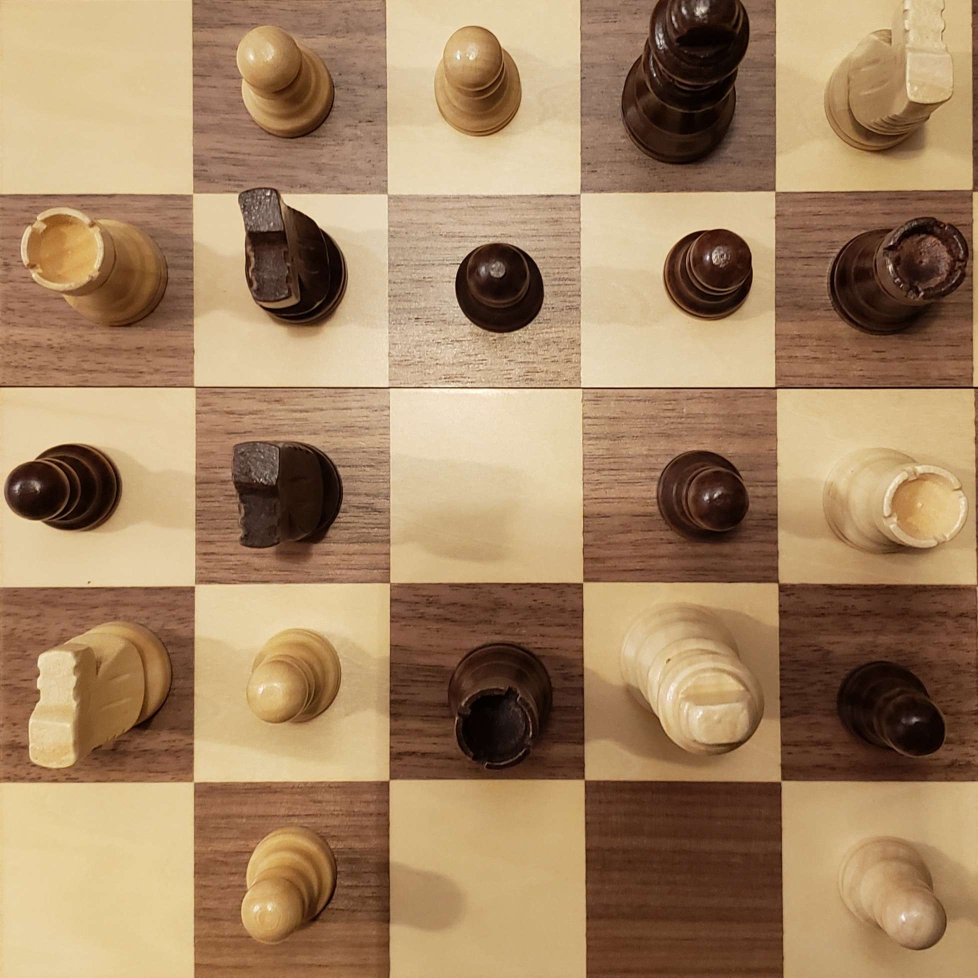
#> input picture final_comp_vis/guess1.jpg, 1955 x 1955 px (shown at 1/2 size)
$ python main.py
#> lines starting #> are read from the running program, lines starting #| are printed output that depends on the picture
### final_comp_vis/fast_feature_squares.py
import numpy as np
import matplotlib.pyplot as plt
import skimage
from skimage import io, filters, color
from tqdm import tqdm
import matplotlib.animation as animation
import os
from scipy import ndimage
import imageio

from scipy.ndimage import gaussian_filter


##################################
### FAST FEATURE HELPER FUNCTIONS
##################################


def extract_pixel_neighborhood(img, point_cords):

    y, x = point_cords

    radius_cords = [(y,x-3),(y+1,x-3), (y+2, x-2), (y+3, x-1), (y+3, x), (y+3, x+1), (y+2, x+2), (y+1, x+3), (y, x+3), (y-1, x+3), (y-2, x+2), (y-3, x+1), (y-3, x), (y-3, x-1), (y-2, x-2), (y-1, x-3)]
    values = [img[y,x] for y, x in radius_cords]

    return values


def is_feature(values, point_value, threshold, n_star):

    contig_arr = np.zeros((16,))

    contig_arr[values > (point_value + threshold)] = 1
    contig_arr[values < (point_value - threshold)] = -1

    # Repeating array allows for simple detection of looped sequences
    np.repeat(contig_arr, 2)

    longest_seq = 1
    for i in range(1, len(contig_arr)):

        if contig_arr[i-1] == contig_arr[i] and not contig_arr[i] == 0:
            longest_seq += 1
        else:
            longest_seq = 1

    return longest_seq >= n_star


def fast_feature_points(img, threshold, n_star = 9):

    fast_features = []

    height, width = img.shape

    for x in range(3,width-3):
        for y in range(3,height-3):
            point_val = img[y,x]

            neighborhood_vals = extract_pixel_neighborhood(img, (y,x))

            if is_feature(neighborhood_vals, point_val, threshold, n_star):
                fast_features.append((y,x))

    return np.array(fast_features)

##################################
### IMAGE HELPER FUNCTIONS
##################################

def resize_image(image_path, target_height, target_width):
    # Read the image
#> called with image_path = 'guess1.jpg', target_height = 640, target_width = 640
    image = imageio.imread(image_path)
#> image is the input picture: shape (1955, 1955, 3); mean R, G, B 164, 132.7, 98.6

    # Resize the image
    resized_image = ndimage.zoom(image, (target_height / image.shape[0], target_width / image.shape[1], 1), order=1)
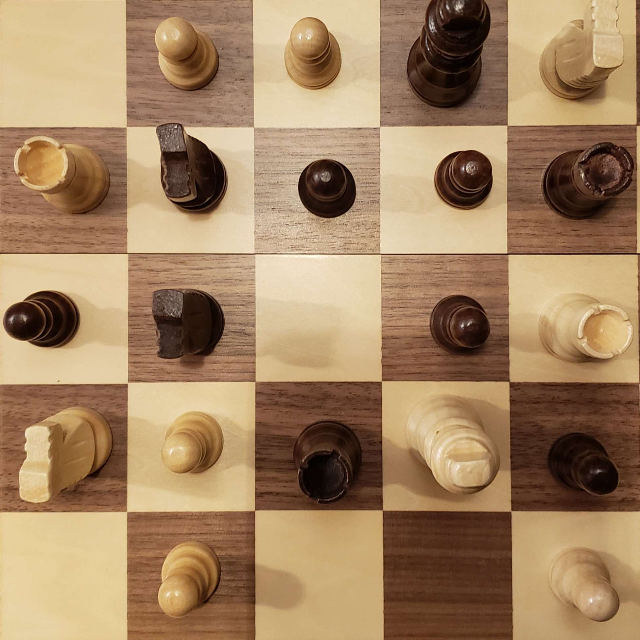
#> resized_image: shape (640, 640, 3); mean R, G, B 164, 132.7, 98.6

    return resized_image

##################################
### HELPER FUNCTIONS
##################################

# [26 lines left out: function animations, not called in this run]


def mod_feature_points(image, threshold, sigma, n_star = 9):

    y, x = image.shape
    cropped_img = image[7: y-7, 7:x - 7]
    cropped_img = ndimage.sobel(cropped_img, axis=1)
    cropped_img = gaussian_filter(cropped_img, sigma = sigma)

    feature_cords = fast_feature_points(cropped_img, threshold = threshold, n_star  = n_star)

    return feature_cords


# [20 lines left out: function single_image_feature_points, not called in this run]


##################################
### MAIN
##################################

def where_are_pieces(board_filepath, piece_img_size = 128, n_star = 9):

    # Get the dimensions of the resized image
    board_img = resize_image(board_filepath, piece_img_size*5, piece_img_size*5)
    height, width, _ = board_img.shape
#> height = 640; width = 640

    # Check if the image dimensions are suitable for cutting into 128x128 pieces
    if width % piece_img_size != 0 or height % piece_img_size != 0:
        raise ValueError(f"Image dimensions are not divisible by {piece_img_size}.")

    # Calculate the number of pieces in each dimension
    num_pieces_x = width // piece_img_size
#> num_pieces_x = 5
    num_pieces_y = height // piece_img_size
#> num_pieces_y = 5


    num_features = np.zeros((5,5))
    is_piece = np.zeros((5,5))

    # Loop through the pieces, cut, and save
    for i in tqdm(range(num_pieces_x)):
        for j in range(num_pieces_y):
            left = i * piece_img_size
            upper = j * piece_img_size
            right = left + piece_img_size
            lower = upper + piece_img_size

            # Crop the image
            piece = board_img[upper:lower, left:right, :]
            bw_piece = color.rgb2gray(piece)

            piece_idx = (i*5 + j)

            # White Pieces
            if piece_idx % 2 == 0:
                # Change to num features in image
                features = mod_feature_points(bw_piece, threshold=0.17 , sigma= 0.3, n_star = n_star)
                num_points = len(features)
                num_features[j,i] = num_points

                if num_points > 40:
                    is_piece[j,i] = 1

            # Black Pieces
            else:
                features = mod_feature_points(bw_piece, threshold=0.17 , sigma=1, n_star = n_star)
                num_points = len(features)
                num_features[j,i] = num_points

                if num_points > 40:
                    is_piece[j,i] = 1
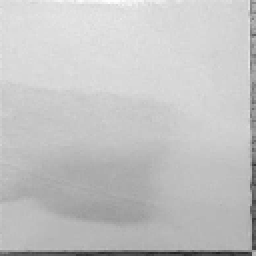
#> bw_piece: shape (128, 128) float64 (shown 2 times larger); min 0.127, max 0.994, mean 0.768
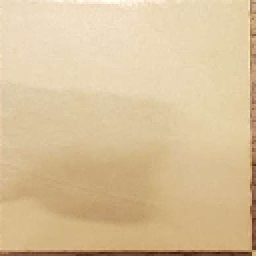
#> piece: shape (128, 128, 3) (shown 2 times larger); mean R, G, B 217.4, 193.4, 154.6

    # return matrix of where pieces are
    return is_piece

# [48 lines left out: function where_are_pieces_mean, not called in this run]


# [8 lines that do not run on import are left out]
    # [16 lines of commented-out code are left out]


### final_comp_vis/main.py
import numpy as np
from scipy.signal import correlate2d
import matplotlib.pyplot as plt
import imageio
from skimage.color import rgb2gray
from skimage.transform import rotate, resize
from scipy import ndimage
from scipy.ndimage import gaussian_filter
from fast_feature_squares import where_are_pieces

import os

import matplotlib.pyplot as plt
import matplotlib.image as mpimg
import uuid
global global_bestGuess
global_bestGuess = 0
global global_bestGuess_file
global_bestGuess_file = ''
from skimage.feature import canny

# [40 lines left out: functions regioning, show_image, not called in this run]
from skimage.feature import canny

# [71 lines left out: functions sobel_mag, normalized_cross_correlation_with_overlay, compare_similarity_rotated, resize_image, not called in this run]

# Example usage:
# Assume 'template', 'image1', and 'image2' are your template and two images to compare
template = 'guess1.jpg'

#> (the run stopped early here; a loop or call above may not have finished)
